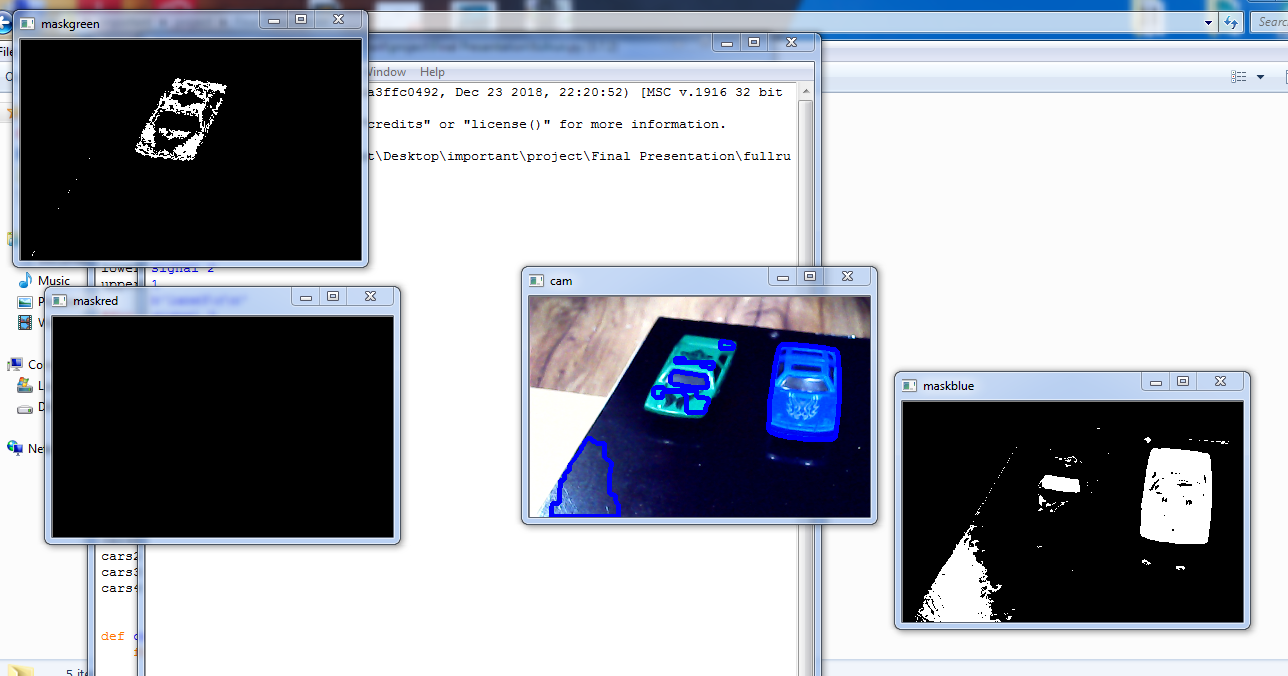
#> input picture main project pic.PNG, 1288 x 676 px, given in place of the camera
$ python multicolorcar.py
#> lines starting #> are read from the running program, lines starting #| are printed output that depends on the picture; after the words box and inside, x2 and y2 are one past the last pixel; in counts of white or black regions, pixels touching at a corner belong together
# -*- coding: utf-8 -*-
from __future__ import unicode_literals
import cv2
import numpy as np

lowerBoundb = np.array([100, 100, 102])
upperBoundb = np.array([130, 255, 255])

lowerBoundg = np.array([70, 50, 51])
upperBoundg = np.array([90, 255, 255])

cam = cv2.VideoCapture(1)
kernelOpen = np.ones((5, 5))
kernelClose = np.ones((20, 20))

while True:
    ret, img = cam.read()
#> img is the input picture: shape (676, 1288, 3); mean B, G, R 170.1, 161.4, 157.5
    img = cv2.resize(img, (340, 220))
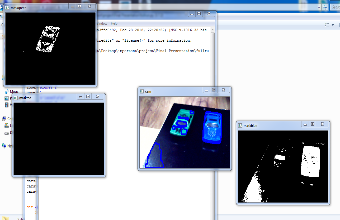
#> img: shape (220, 340, 3); mean B, G, R 170.4, 161.8, 157.8

    # convert BGR to HSV
    imgHSV = cv2.cvtColor(img, cv2.COLOR_BGR2HSV)
#> imgHSV: shape (220, 340, 3); mean H, S, V 31.1, 26.5, 171.3
    # create the Mask
    maskb = cv2.inRange(imgHSV, lowerBoundb, upperBoundb)
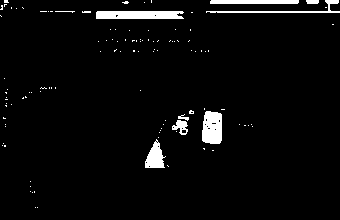
#> maskb: shape (220, 340); 3.7% white; 112 white regions (103 under 20 px), largest, box (x1, y1, x2, y2) and area: (96, 11, 184, 19) 680, (202, 111, 222, 144) 581, (145, 139, 166, 168) 356
    maskg = cv2.inRange(imgHSV, lowerBoundg, upperBoundg)
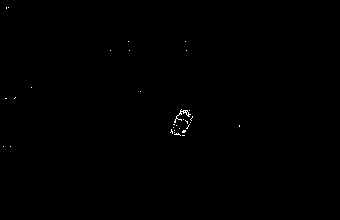
#> maskg: shape (220, 340); 0.17% white in thin lines or dots, all inside (x1, y1, x2, y2) = (3, 7, 240, 147)
    # morphology
    maskOpenb = cv2.morphologyEx(maskb, cv2.MORPH_OPEN, kernelOpen)
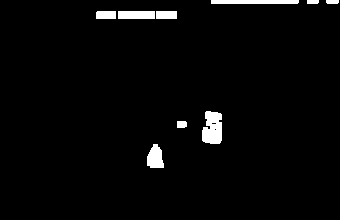
#> maskOpenb: shape (220, 340); 2.7% white; 9 white regions, largest, box (x1, y1, x2, y2) and area: (202, 111, 222, 144) 547, (211, 0, 299, 4) 351, (147, 144, 164, 168) 307
    maskCloseb = cv2.morphologyEx(maskOpenb, cv2.MORPH_CLOSE, kernelClose)
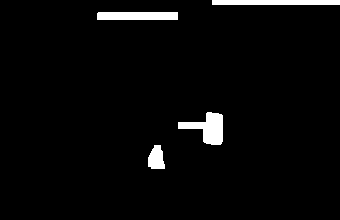
#> maskCloseb: shape (220, 340); 3.2% white; 4 white regions

    maskOpeng = cv2.morphologyEx(maskg, cv2.MORPH_OPEN, kernelOpen)
#> maskOpeng: shape (220, 340); every value is 0
    maskCloseg = cv2.morphologyEx(maskOpeng, cv2.MORPH_CLOSE, kernelClose)

    maskFinalb = maskCloseb
    maskFinalg = maskCloseg
    contsb, hb = cv2.findContours(maskFinalb.copy(), cv2.RETR_EXTERNAL, cv2.CHAIN_APPROX_NONE)
#> contsb = 4 contours; box (x1, y1, x2, y2) and area: (178, 112, 223, 145) 700, (97, 12, 178, 20) 560, (212, 0, 340, 5) 508, (148, 145, 165, 169) 278; hb = [[1, -1, -1, -1], [2, 0, -1, -1], [3, 1, -1, -1], [-1, 2, -1, -1]]
    contsg, hg = cv2.findContours(maskFinalg.copy(), cv2.RETR_EXTERNAL, cv2.CHAIN_APPROX_NONE)
#> contsg = []; hg = None

    cv2.drawContours(img, contsb, -1, (255, 0, 0), 3)
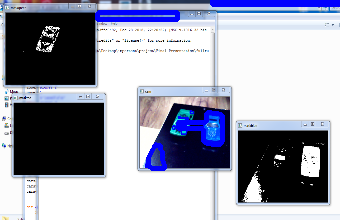
#> img: shape (220, 340, 3); mean B, G, R 173, 157.5, 154.8
    print("blue")
    print(len(contsb))
#| 4
    print("green")
    cv2.drawContours(img, contsg, -1, (255, 0, 0), 3)
    print(len(contsg))
#| 0

    cv2.imshow("maskb", maskb)
    cv2.imshow("maskg", maskg)
    cv2.imshow("cam", img)
    cv2.waitKey(10)
